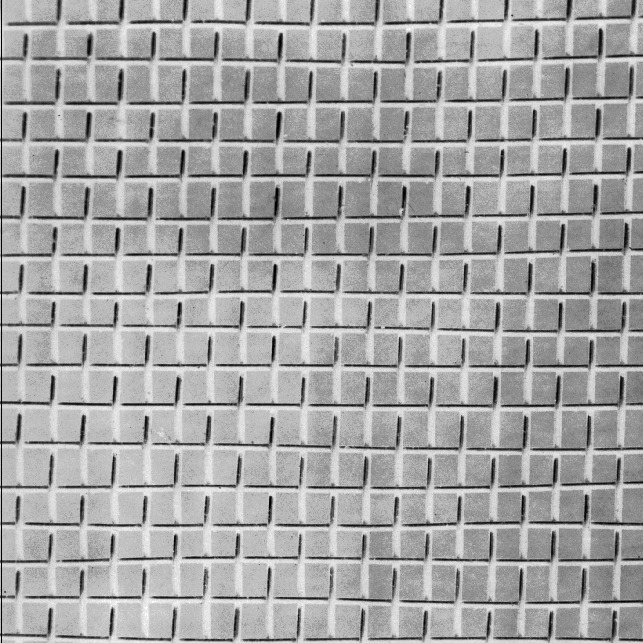
#> input picture D1.jpg, 643 x 643 px, found by its file name
$ jupyter execute Fatiar_imagens.ipynb
#> lines starting #> are read from the running program, lines starting #| are printed output that depends on the picture
[cell 1]
import cv2
import numpy as np

[cell 2]
#Carregar a imagem original
image1 = cv2.imread('D1.jpg')
#> image1 is the input picture: shape (643, 643, 3); min 0, max 255, mean 165.4
image2 = cv2.imread('D2.jpg')
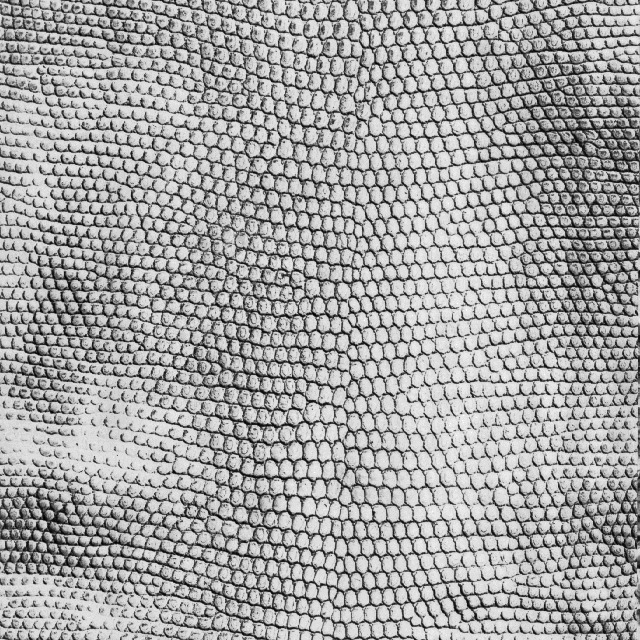
#> input picture D2.jpg, 640 x 640 px, found by its file name
#> image2 is the input picture: shape (640, 640, 3); min 0, max 255, mean 163.7

[cell 3]
cv2.imshow("Imagem1",image1)
cv2.waitKey(0)
#Problema em apresentar essa imagem
cv2.imshow("Imagem2",image2)
cv2.waitKey(0)

[cell 4]
#Dados da imagem nº1
print("Imagem nº1")
print("Altura: {} pixels".format(image1.shape[0]))
#| Altura: 643 pixels
print("Largura: {} pixels".format(image1.shape[1]))
#| Largura: 643 pixels
print("Canais: {} pixels".format(image1.shape[2]))
#| Canais: 3 pixels


print()

#Dados da imagem nº2
print("Imagem nº2")
print("Altura: {} pixels".format(image2.shape[0]))
#| Altura: 640 pixels
print("Largura: {} pixels".format(image2.shape[1]))
#| Largura: 640 pixels
print("Canais: {} pixels".format(image2.shape[2]))
#| Canais: 3 pixels

[cell 5]
#Fatiando as imagens para 100x100 pixels

#Imagem nº1
fatia_imagem_1 = image1[0:128,0:128]
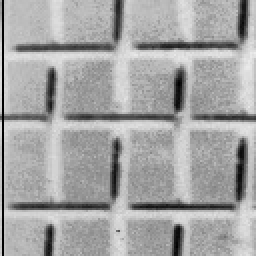
#> fatia_imagem_1: shape (128, 128, 3) (shown 2 times larger); min 0, max 236, mean 164.7
cv2.imshow("Imagem nº1 fatiada",fatia_imagem_1)
cv2.imwrite("Imagem_1_fatiada.jpg",fatia_imagem_1)
cv2.waitKey(0)

#Imagem nº2
fatia_imagem_2 = image2[0:128,0:128]
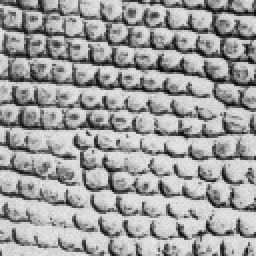
#> fatia_imagem_2: shape (128, 128, 3) (shown 2 times larger); min 0, max 235, mean 159.6
cv2.imshow("Imagem nº2 fatiada",fatia_imagem_2)
cv2.imwrite("Imagem_2_fatiada.jpg",fatia_imagem_2)
cv2.waitKey(0)
